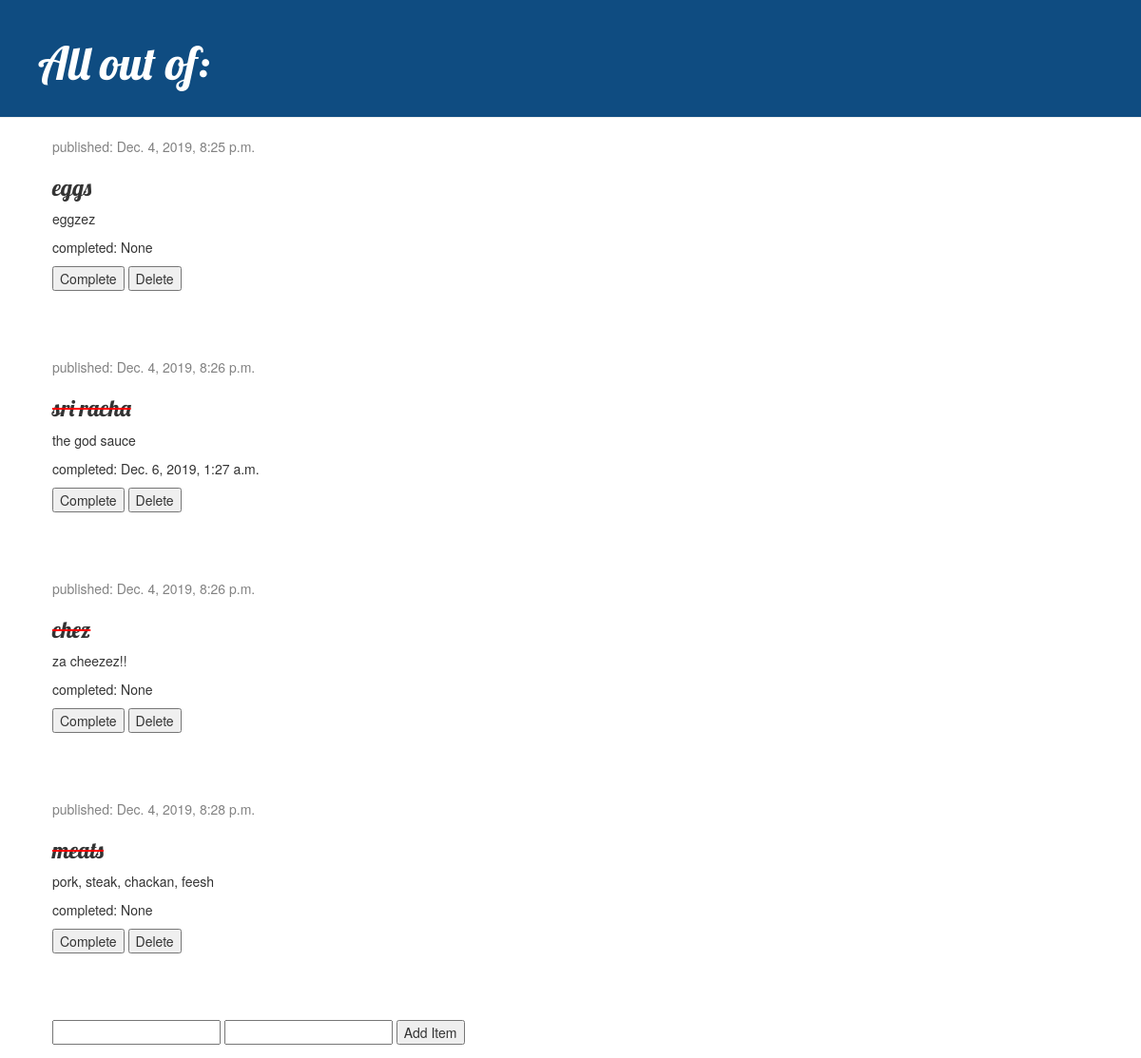
Page /grocerylist_app/ on the committed database.
### grocerylist_app/models.py (models this page shows, shortened)
class GroceryItem(models.Model):
  title = models.CharField(max_length=200)
  description = models.CharField(max_length=500, null=True, blank=True)
  created_date = models.DateTimeField(default=timezone.now)
  completed_date = models.DateTimeField(null=True, blank=True)
  completed = models.BooleanField(default=False)

### grocerylist_app/views.py (the view)
# urls.py: path('', views.index, name='index'),
def index(request):
    items = GroceryItem.objects.filter(created_date__lte=timezone.now()).order_by('created_date')
    return render(request, 'grocerylist_app/index.html', {'items':items})

### grocerylist_app/templates/grocerylist_app/index.html
{% extends 'grocerylist_app/base.html' %}
{% block content %}
    {% for item in items %}
        <div class='entries'>
            <div class='date'>
                <p>published: {{ item.created_date }}</p>
            </div>
            <h3 {% if item.completed %}class="strike" {%endif%}>{{ item.title }}</h3>
            <p>{{ item.description }}</p>
            <p>completed: {{ item.completed_date }}</p>
            <form action="/grocerylist_app/completedItem/{{item.pk}}/"
                style="display:inline"
                method="post">{% csrf_token %}
                <input type="submit" value="Complete"/>
            </form>
            <form action="/grocerylist_app/deleteItem/{{item.pk}}/"
                style="display:inline"
                method="post">{% csrf_token %}
                <input type="submit" value="Delete"/>
            </form>
        </div>
    {%endfor%}
    <form action="/grocerylist_app/addItem/" method="post">{% csrf_token %}
        <input type="text" name="title"/>
        <input type="text" name="description"/>
        <input type="submit" value="Add Item"/>
    </form>
{% endblock %}

### grocerylist_app/templates/grocerylist_app/base.html (shortened to what this page needs)
{% load static %}
<html>
    <head>
        <link rel="stylesheet" href="//maxcdn.bootstrapcdn.com/bootstrap/3.2.0/css/bootstrap.min.css">
        <link rel="stylesheet" href="//maxcdn.bootstrapcdn.com/bootstrap/3.2.0/css/bootstrap-theme.min.css">
        <link rel="stylesheet" href="{% static 'css/grocerylist.css' %}">
    </head>
    <body>
        <div class="page-header">
                <h1><a href="/">All out of:</a></h1>
        </div>
        <div class="content container">
            <div class="row">
                <div class="col-md-8">
                    {% block content %}
                    {% endblock %}
                </div>
            </div>
        </div>
    </body>
</html>

### grocerylist_app/static/css/grocerylist.css (style rules this page uses)
.page-header { background-color: #0F4C81; margin-top: 0; padding: 20px 20px 20px 40px; }
.page-header h1, .page-header h1 a, .page-header h1 a:visited, .page-header h1 a:active { color: #ffffff; font-size: 36pt; text-decoration: none; }
.content { margin-left: 40px; }
h1, h2, h3, h4 { font-family: 'Lobster', cursive; }
.date { color: #828282; }
.entries { margin-bottom: 70px; }
.strike { text-decoration:line-through; text-decoration-color: red; }

### rows in the picture
GroceryItem: created_date "Dec. 4, 2019, 8:25 p.m.", title "eggs", description "eggzez", completed_date "None"
GroceryItem: created_date "Dec. 4, 2019, 8:26 p.m.", title "sri racha", description "the god sauce", completed_date "Dec. 6, 2019, 1:27 a.m."
GroceryItem: created_date "Dec. 4, 2019, 8:26 p.m.", title "chez", description "za cheezez!!", completed_date "None"
GroceryItem: created_date "Dec. 4, 2019, 8:28 p.m.", title "meats", description "pork, steak, chackan, feesh", completed_date "None"
